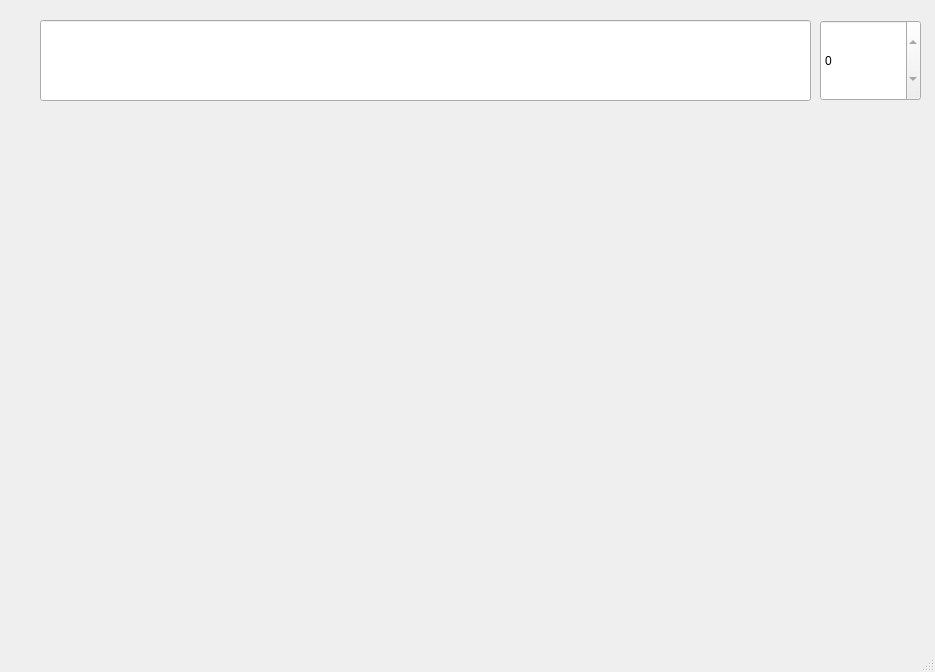
<?xml version="1.0" encoding="UTF-8"?>
<ui version="4.0">
 <class>MainWindow</class>
 <widget class="QMainWindow" name="MainWindow">
  <property name="geometry">
   <rect>
    <x>0</x>
    <y>0</y>
    <width>935</width>
    <height>672</height>
   </rect>
  </property>
  <property name="windowTitle">
   <string>MainWindow</string>
  </property>
  <widget class="QWidget" name="centralwidget">
   <widget class="QSpinBox" name="count">
    <property name="geometry">
     <rect>
      <x>820</x>
      <y>20</y>
      <width>101</width>
      <height>81</height>
     </rect>
    </property>
    <property name="readOnly">
     <bool>true</bool>
    </property>
   </widget>
   <widget class="QLineEdit" name="lineText">
    <property name="geometry">
     <rect>
      <x>40</x>
      <y>20</y>
      <width>771</width>
      <height>81</height>
     </rect>
    </property>
   </widget>
  </widget>
  <widget class="QMenuBar" name="menubar">
   <property name="geometry">
    <rect>
     <x>0</x>
     <y>0</y>
     <width>935</width>
     <height>25</height>
    </rect>
   </property>
  </widget>
  <widget class="QStatusBar" name="statusbar"/>
 </widget>
 <resources/>
 <connections/>
</ui>
